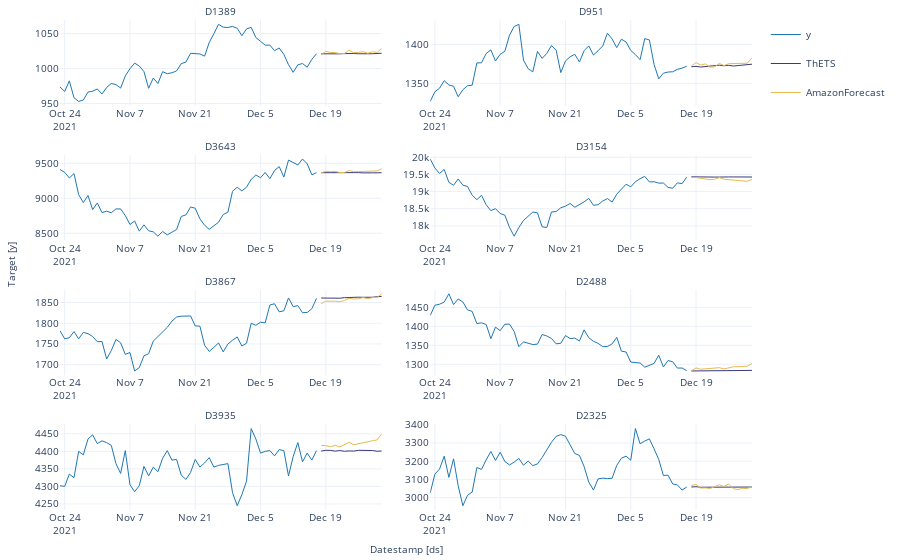

Notebook code for this chart:
### Code cell
StatsForecast.plot(
    Y_df, 
    forecasts_df, 
    max_insample_length=28 * 2,
    models=['ThETS', 'AmazonForecast']
)
